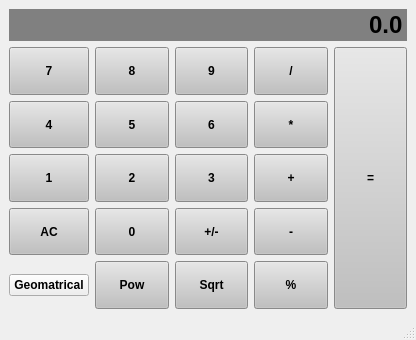
<?xml version="1.0" encoding="UTF-8"?>
<ui version="4.0">
 <class>Calculator</class>
 <widget class="QMainWindow" name="Calculator">
  <property name="geometry">
   <rect>
    <x>0</x>
    <y>0</y>
    <width>416</width>
    <height>340</height>
   </rect>
  </property>
  <property name="windowTitle">
   <string>Typical</string>
  </property>
  <widget class="QWidget" name="centralwidget">
   <layout class="QGridLayout" name="gridLayout">
    <item row="4" column="3">
     <widget class="QPushButton" name="Subtract">
      <property name="sizePolicy">
       <sizepolicy hsizetype="Preferred" vsizetype="Expanding">
        <horstretch>0</horstretch>
        <verstretch>0</verstretch>
       </sizepolicy>
      </property>
      <property name="font">
       <font>
        <family>Arial</family>
        <weight>75</weight>
        <bold>true</bold>
       </font>
      </property>
      <property name="styleSheet">
       <string notr="true">QPushButton{
	background-color: #C0C0C0;
	padding: 5px;
}

QPushButton:pressed{
	background-color: #C0C0C0;
	border: 1px solid gray;
	padding: 5px
}</string>
      </property>
      <property name="text">
       <string>-</string>
      </property>
     </widget>
    </item>
    <item row="2" column="0">
     <widget class="QPushButton" name="Button4">
      <property name="sizePolicy">
       <sizepolicy hsizetype="Preferred" vsizetype="Expanding">
        <horstretch>0</horstretch>
        <verstretch>0</verstretch>
       </sizepolicy>
      </property>
      <property name="font">
       <font>
        <family>Arial</family>
        <weight>75</weight>
        <bold>true</bold>
       </font>
      </property>
      <property name="styleSheet">
       <string notr="true">QPushButton{
	background-color: #C0C0C0;
	padding: 5px;
}

QPushButton:pressed{
	background-color: #C0C0C0;
	border: 1px solid gray;
	padding: 5px
}</string>
      </property>
      <property name="text">
       <string>4</string>
      </property>
     </widget>
    </item>
    <item row="4" column="2">
     <widget class="QPushButton" name="ChangeSign">
      <property name="sizePolicy">
       <sizepolicy hsizetype="Preferred" vsizetype="Expanding">
        <horstretch>0</horstretch>
        <verstretch>0</verstretch>
       </sizepolicy>
      </property>
      <property name="font">
       <font>
        <family>Arial</family>
        <weight>75</weight>
        <bold>true</bold>
       </font>
      </property>
      <property name="styleSheet">
       <string notr="true">QPushButton{
	background-color: #C0C0C0;
	padding: 5px;
}

QPushButton:pressed{
	background-color: #C0C0C0;
	border: 1px solid gray;
	padding: 5px
}</string>
      </property>
      <property name="text">
       <string>+/-</string>
      </property>
     </widget>
    </item>
    <item row="4" column="1">
     <widget class="QPushButton" name="Button0">
      <property name="sizePolicy">
       <sizepolicy hsizetype="Preferred" vsizetype="Expanding">
        <horstretch>0</horstretch>
        <verstretch>0</verstretch>
       </sizepolicy>
      </property>
      <property name="font">
       <font>
        <family>Arial</family>
        <weight>75</weight>
        <bold>true</bold>
       </font>
      </property>
      <property name="styleSheet">
       <string notr="true">QPushButton{
	background-color: #C0C0C0;
	padding: 5px;
}

QPushButton:pressed{
	background-color: #C0C0C0;
	border: 1px solid gray;
	padding: 5px
}</string>
      </property>
      <property name="text">
       <string>0</string>
      </property>
     </widget>
    </item>
    <item row="2" column="3">
     <widget class="QPushButton" name="Multiply">
      <property name="sizePolicy">
       <sizepolicy hsizetype="Preferred" vsizetype="Expanding">
        <horstretch>0</horstretch>
        <verstretch>0</verstretch>
       </sizepolicy>
      </property>
      <property name="font">
       <font>
        <family>Arial</family>
        <weight>75</weight>
        <bold>true</bold>
       </font>
      </property>
      <property name="styleSheet">
       <string notr="true">QPushButton{
	background-color: #C0C0C0;
	padding: 5px;
}

QPushButton:pressed{
	background-color: #C0C0C0;
	border: 1px solid gray;
	padding: 5px
}</string>
      </property>
      <property name="text">
       <string>*</string>
      </property>
     </widget>
    </item>
    <item row="1" column="4" rowspan="5">
     <widget class="QPushButton" name="Equals">
      <property name="sizePolicy">
       <sizepolicy hsizetype="Preferred" vsizetype="Expanding">
        <horstretch>0</horstretch>
        <verstretch>0</verstretch>
       </sizepolicy>
      </property>
      <property name="font">
       <font>
        <family>Arial</family>
        <weight>75</weight>
        <bold>true</bold>
       </font>
      </property>
      <property name="styleSheet">
       <string notr="true">QPushButton{
	background-color: #C0C0C0;
	padding: 5px;
}

QPushButton:pressed{
	background-color: #C0C0C0;
	border: 1px solid gray;
	padding: 5px
}</string>
      </property>
      <property name="text">
       <string>=</string>
      </property>
     </widget>
    </item>
    <item row="5" column="2">
     <widget class="QPushButton" name="Sqrt">
      <property name="sizePolicy">
       <sizepolicy hsizetype="Preferred" vsizetype="Expanding">
        <horstretch>0</horstretch>
        <verstretch>0</verstretch>
       </sizepolicy>
      </property>
      <property name="font">
       <font>
        <family>Arial</family>
        <weight>75</weight>
        <bold>true</bold>
       </font>
      </property>
      <property name="styleSheet">
       <string notr="true">QPushButton{
	background-color: #C0C0C0;
	padding: 5px;
}

QPushButton:pressed{
	background-color: #C0C0C0;
	border: 1px solid gray;
	padding: 5px
}</string>
      </property>
      <property name="text">
       <string>Sqrt</string>
      </property>
     </widget>
    </item>
    <item row="5" column="1">
     <widget class="QPushButton" name="Pow">
      <property name="sizePolicy">
       <sizepolicy hsizetype="Preferred" vsizetype="Expanding">
        <horstretch>0</horstretch>
        <verstretch>0</verstretch>
       </sizepolicy>
      </property>
      <property name="font">
       <font>
        <family>Arial</family>
        <weight>75</weight>
        <bold>true</bold>
       </font>
      </property>
      <property name="styleSheet">
       <string notr="true">QPushButton{
	background-color: #C0C0C0;
	padding: 5px;
}

QPushButton:pressed{
	background-color: #C0C0C0;
	border: 1px solid gray;
	padding: 5px
}</string>
      </property>
      <property name="text">
       <string>Pow</string>
      </property>
     </widget>
    </item>
    <item row="1" column="2">
     <widget class="QPushButton" name="Button9">
      <property name="sizePolicy">
       <sizepolicy hsizetype="Preferred" vsizetype="Expanding">
        <horstretch>0</horstretch>
        <verstretch>0</verstretch>
       </sizepolicy>
      </property>
      <property name="font">
       <font>
        <family>Arial</family>
        <weight>75</weight>
        <bold>true</bold>
       </font>
      </property>
      <property name="styleSheet">
       <string notr="true">QPushButton{
	background-color: #C0C0C0;
	padding: 5px;
}

QPushButton:pressed{
	background-color: #C0C0C0;
	border: 1px solid gray;
	padding: 5px
}</string>
      </property>
      <property name="text">
       <string>9</string>
      </property>
     </widget>
    </item>
    <item row="3" column="3">
     <widget class="QPushButton" name="Add">
      <property name="sizePolicy">
       <sizepolicy hsizetype="Preferred" vsizetype="Expanding">
        <horstretch>0</horstretch>
        <verstretch>0</verstretch>
       </sizepolicy>
      </property>
      <property name="font">
       <font>
        <family>Arial</family>
        <weight>75</weight>
        <bold>true</bold>
       </font>
      </property>
      <property name="styleSheet">
       <string notr="true">QPushButton{
	background-color: #C0C0C0;
	padding: 5px;
}

QPushButton:pressed{
	background-color: #C0C0C0;
	border: 1px solid gray;
	padding: 5px
}</string>
      </property>
      <property name="text">
       <string>+</string>
      </property>
     </widget>
    </item>
    <item row="2" column="1">
     <widget class="QPushButton" name="Button5">
      <property name="sizePolicy">
       <sizepolicy hsizetype="Preferred" vsizetype="Expanding">
        <horstretch>0</horstretch>
        <verstretch>0</verstretch>
       </sizepolicy>
      </property>
      <property name="font">
       <font>
        <family>Arial</family>
        <weight>75</weight>
        <bold>true</bold>
       </font>
      </property>
      <property name="styleSheet">
       <string notr="true">QPushButton{
	background-color: #C0C0C0;
	padding: 5px;
}

QPushButton:pressed{
	background-color: #C0C0C0;
	border: 1px solid gray;
	padding: 5px
}</string>
      </property>
      <property name="text">
       <string>5</string>
      </property>
     </widget>
    </item>
    <item row="4" column="0">
     <widget class="QPushButton" name="Clear">
      <property name="sizePolicy">
       <sizepolicy hsizetype="Preferred" vsizetype="Expanding">
        <horstretch>0</horstretch>
        <verstretch>0</verstretch>
       </sizepolicy>
      </property>
      <property name="font">
       <font>
        <family>Arial</family>
        <weight>75</weight>
        <bold>true</bold>
       </font>
      </property>
      <property name="styleSheet">
       <string notr="true">QPushButton{
	background-color: #C0C0C0;
	padding: 5px;
}

QPushButton:pressed{
	background-color: #C0C0C0;
	border: 1px solid gray;
	padding: 5px
}</string>
      </property>
      <property name="text">
       <string>AC</string>
      </property>
     </widget>
    </item>
    <item row="5" column="3">
     <widget class="QPushButton" name="Modulo">
      <property name="sizePolicy">
       <sizepolicy hsizetype="Preferred" vsizetype="Expanding">
        <horstretch>0</horstretch>
        <verstretch>0</verstretch>
       </sizepolicy>
      </property>
      <property name="font">
       <font>
        <family>Arial</family>
        <weight>75</weight>
        <bold>true</bold>
       </font>
      </property>
      <property name="styleSheet">
       <string notr="true">QPushButton{
	background-color: #C0C0C0;
	padding: 5px;
}

QPushButton:pressed{
	background-color: #C0C0C0;
	border: 1px solid gray;
	padding: 5px
}</string>
      </property>
      <property name="text">
       <string>%</string>
      </property>
     </widget>
    </item>
    <item row="0" column="0" colspan="5">
     <widget class="QLineEdit" name="Display">
      <property name="sizePolicy">
       <sizepolicy hsizetype="Preferred" vsizetype="Minimum">
        <horstretch>0</horstretch>
        <verstretch>0</verstretch>
       </sizepolicy>
      </property>
      <property name="maximumSize">
       <size>
        <width>414</width>
        <height>132</height>
       </size>
      </property>
      <property name="font">
       <font>
        <family>Arial</family>
        <pointsize>18</pointsize>
        <weight>75</weight>
        <bold>true</bold>
       </font>
      </property>
      <property name="styleSheet">
       <string notr="true">QLineEdit{
	background-color: gray;
	border: 1px solid gray;
	color: #000000;
}</string>
      </property>
      <property name="text">
       <string>0.0</string>
      </property>
      <property name="alignment">
       <set>Qt::AlignRight|Qt::AlignTrailing|Qt::AlignVCenter</set>
      </property>
     </widget>
    </item>
    <item row="1" column="1">
     <widget class="QPushButton" name="Button8">
      <property name="sizePolicy">
       <sizepolicy hsizetype="Preferred" vsizetype="Expanding">
        <horstretch>0</horstretch>
        <verstretch>0</verstretch>
       </sizepolicy>
      </property>
      <property name="font">
       <font>
        <family>Arial</family>
        <weight>75</weight>
        <bold>true</bold>
       </font>
      </property>
      <property name="styleSheet">
       <string notr="true">QPushButton{
	background-color: #C0C0C0;
	padding: 5px;
}

QPushButton:pressed{
	background-color: #C0C0C0;
	border: 1px solid gray;
	padding: 5px
}</string>
      </property>
      <property name="text">
       <string>8</string>
      </property>
     </widget>
    </item>
    <item row="3" column="0">
     <widget class="QPushButton" name="Button1">
      <property name="sizePolicy">
       <sizepolicy hsizetype="Preferred" vsizetype="Expanding">
        <horstretch>0</horstretch>
        <verstretch>0</verstretch>
       </sizepolicy>
      </property>
      <property name="font">
       <font>
        <family>Arial</family>
        <weight>75</weight>
        <bold>true</bold>
       </font>
      </property>
      <property name="styleSheet">
       <string notr="true">QPushButton{
	background-color: #C0C0C0;
	padding: 5px;
}

QPushButton:pressed{
	background-color: #C0C0C0;
	border: 1px solid gray;
	padding: 5px
}</string>
      </property>
      <property name="text">
       <string>1</string>
      </property>
     </widget>
    </item>
    <item row="1" column="3">
     <widget class="QPushButton" name="Divide">
      <property name="sizePolicy">
       <sizepolicy hsizetype="Preferred" vsizetype="Expanding">
        <horstretch>0</horstretch>
        <verstretch>0</verstretch>
       </sizepolicy>
      </property>
      <property name="font">
       <font>
        <family>Arial</family>
        <weight>75</weight>
        <bold>true</bold>
       </font>
      </property>
      <property name="styleSheet">
       <string notr="true">QPushButton{
	background-color: #C0C0C0;
	padding: 5px;
}

QPushButton:pressed{
	background-color: #C0C0C0;
	border: 1px solid gray;
	padding: 5px
}</string>
      </property>
      <property name="text">
       <string>/</string>
      </property>
     </widget>
    </item>
    <item row="2" column="2">
     <widget class="QPushButton" name="Button6">
      <property name="sizePolicy">
       <sizepolicy hsizetype="Preferred" vsizetype="Expanding">
        <horstretch>0</horstretch>
        <verstretch>0</verstretch>
       </sizepolicy>
      </property>
      <property name="font">
       <font>
        <family>Arial</family>
        <weight>75</weight>
        <bold>true</bold>
       </font>
      </property>
      <property name="styleSheet">
       <string notr="true">QPushButton{
	background-color: #C0C0C0;
	padding: 5px;
}

QPushButton:pressed{
	background-color: #C0C0C0;
	border: 1px solid gray;
	padding: 5px
}</string>
      </property>
      <property name="text">
       <string>6</string>
      </property>
     </widget>
    </item>
    <item row="5" column="0">
     <widget class="QPushButton" name="pushButton">
      <property name="font">
       <font>
        <family>Arial</family>
        <weight>75</weight>
        <bold>true</bold>
       </font>
      </property>
      <property name="text">
       <string>Geomatrical</string>
      </property>
     </widget>
    </item>
    <item row="3" column="1">
     <widget class="QPushButton" name="Button2">
      <property name="sizePolicy">
       <sizepolicy hsizetype="Preferred" vsizetype="Expanding">
        <horstretch>0</horstretch>
        <verstretch>0</verstretch>
       </sizepolicy>
      </property>
      <property name="font">
       <font>
        <family>Arial</family>
        <weight>75</weight>
        <bold>true</bold>
       </font>
      </property>
      <property name="styleSheet">
       <string notr="true">QPushButton{
	background-color: #C0C0C0;
	padding: 5px;
}

QPushButton:pressed{
	background-color: #C0C0C0;
	border: 1px solid gray;
	padding: 5px
}</string>
      </property>
      <property name="text">
       <string>2</string>
      </property>
     </widget>
    </item>
    <item row="3" column="2">
     <widget class="QPushButton" name="Button3">
      <property name="sizePolicy">
       <sizepolicy hsizetype="Preferred" vsizetype="Expanding">
        <horstretch>0</horstretch>
        <verstretch>0</verstretch>
       </sizepolicy>
      </property>
      <property name="font">
       <font>
        <family>Arial</family>
        <weight>75</weight>
        <bold>true</bold>
       </font>
      </property>
      <property name="styleSheet">
       <string notr="true">QPushButton{
	background-color: #C0C0C0;
	padding: 5px;
}

QPushButton:pressed{
	background-color: #C0C0C0;
	border: 1px solid gray;
	padding: 5px
}</string>
      </property>
      <property name="text">
       <string>3</string>
      </property>
     </widget>
    </item>
    <item row="1" column="0">
     <widget class="QPushButton" name="Button7">
      <property name="sizePolicy">
       <sizepolicy hsizetype="Preferred" vsizetype="Expanding">
        <horstretch>0</horstretch>
        <verstretch>0</verstretch>
       </sizepolicy>
      </property>
      <property name="font">
       <font>
        <family>Arial</family>
        <weight>75</weight>
        <bold>true</bold>
       </font>
      </property>
      <property name="styleSheet">
       <string notr="true">QPushButton{
	background-color: #C0C0C0;
	padding: 5px;
}

QPushButton:pressed{
	background-color: #C0C0C0;
	border: 1px solid gray;
	padding: 5px
}</string>
      </property>
      <property name="text">
       <string>7</string>
      </property>
     </widget>
    </item>
   </layout>
  </widget>
  <widget class="QMenuBar" name="menubar">
   <property name="geometry">
    <rect>
     <x>0</x>
     <y>0</y>
     <width>416</width>
     <height>21</height>
    </rect>
   </property>
  </widget>
  <widget class="QStatusBar" name="statusbar"/>
 </widget>
 <resources/>
 <connections/>
</ui>
